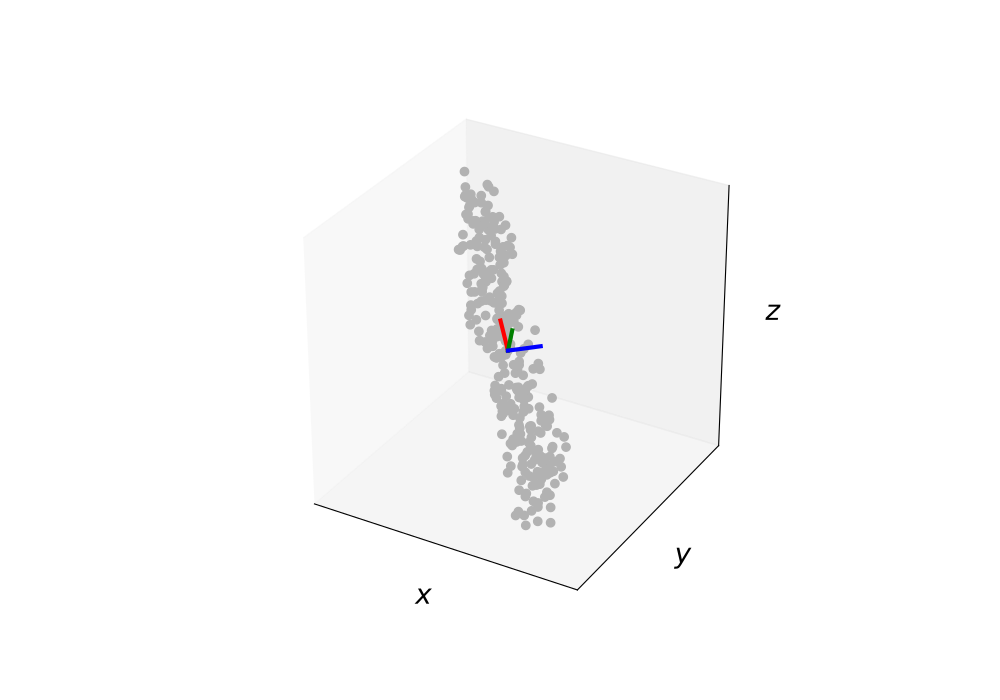

This chart was generated by the following Python code:
from numpy import random

import matplotlib.pyplot as plt

from compas.geometry import matrix_from_axis_and_angle
from compas.geometry import transform_numpy

from compas.plotters import Axes3D
from compas.plotters import Cloud3D
from compas.plotters import Bounds
from compas.plotters import create_axes_3d

from compas.numerical import pca_numpy

data = random.rand(300, 3)
data[:, 0] *= 10.0
data[:, 1] *= 1.0
data[:, 2] *= 4.0

a = 3.14159 * 30.0 / 180
Ry = matrix_from_axis_and_angle([0, 1.0, 0.0], a, rtype='array')

a = -3.14159 * 45.0 / 180
Rz = matrix_from_axis_and_angle([0, 0, 1.0], a, rtype='array')

R = Rz.dot(Ry)

data = transform_numpy(data, R)

average, vectors, values = pca_numpy(data)

axes = create_axes_3d()

Bounds(data).plot(axes)
Cloud3D(data).plot(axes)
Axes3D(average, vectors).plot(axes)

plt.show()
